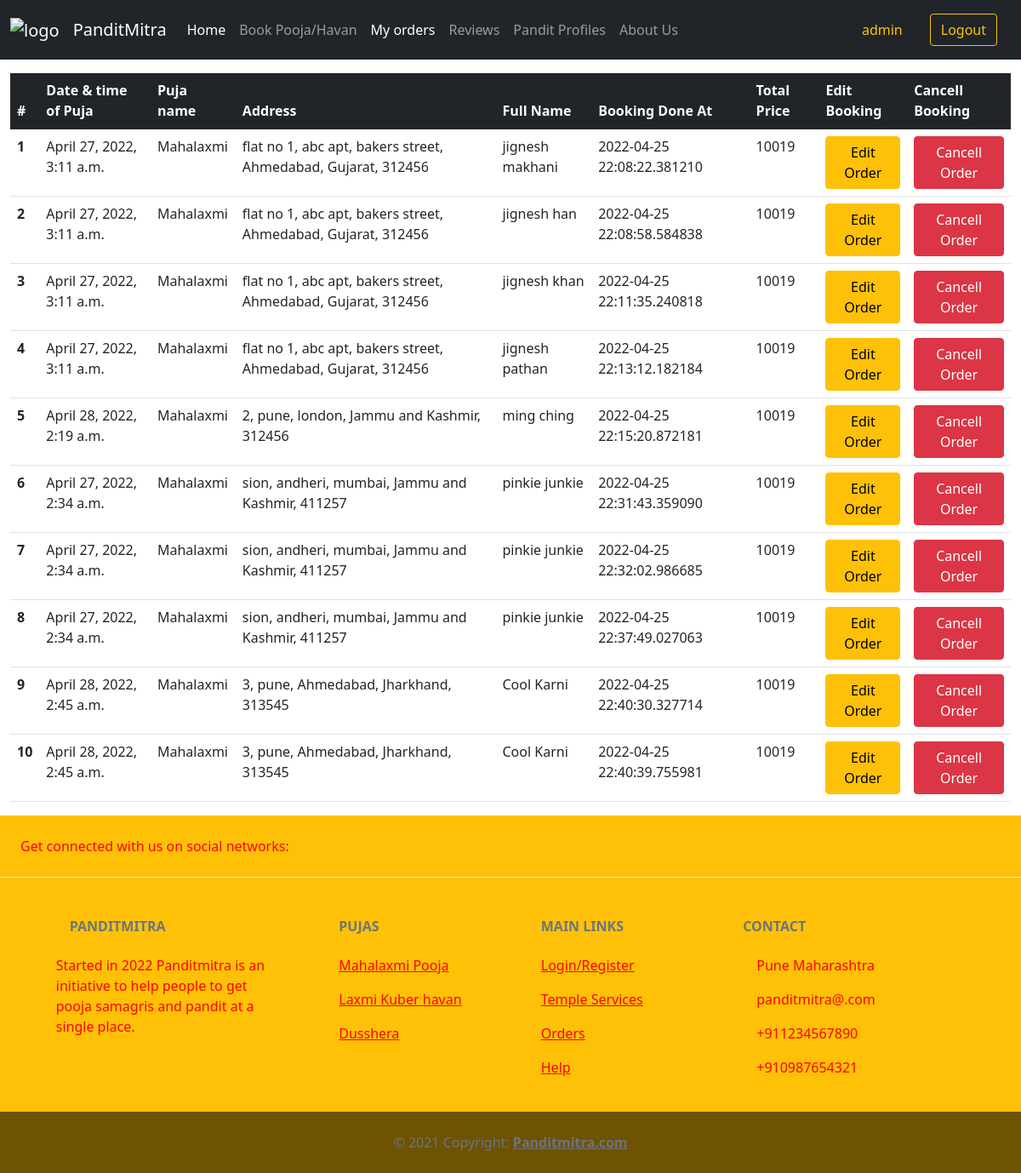
The app's page /myOrders/ (signed in), older data.
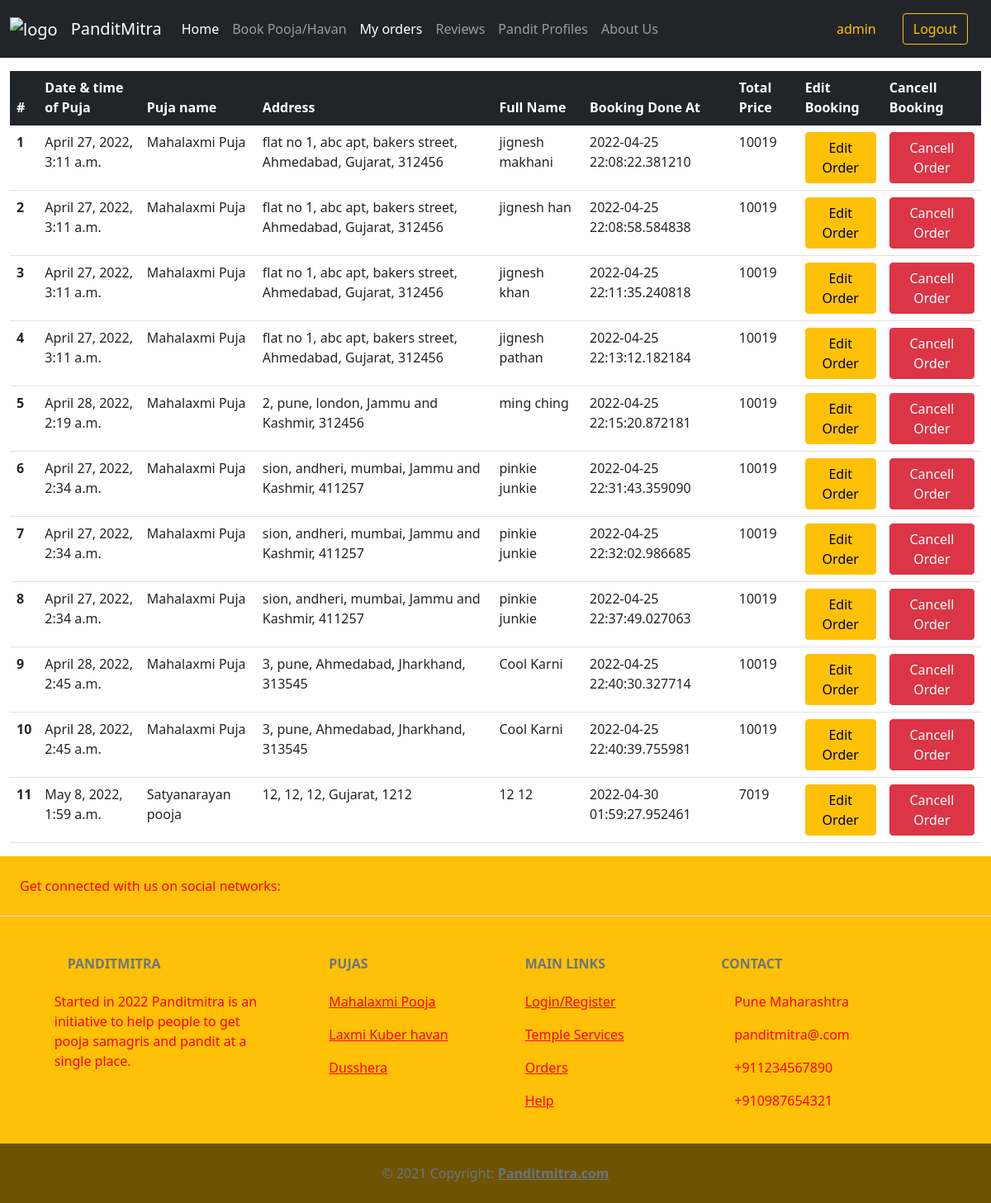
The same page, newer data.
### main/models.py (models this page shows, shortened)
class Order(models.Model):
    id = models.AutoField(primary_key=True)
    first_name = models.CharField(max_length=50)
    last_name = models.CharField(max_length=50)
    pujaName = models.ForeignKey(Puja, on_delete=models.CASCADE)
    mobile_no = models.CharField(max_length=15)
    email = models.CharField(max_length=50)
    address = models.TextField()
    dateOfPuja = models.DateTimeField()
    total_pay = models.CharField(max_length=50)
    bookingDoneAt = models.CharField(max_length=50)

class Puja(models.Model):
    id = models.AutoField(primary_key=True)
    nameOfPuja = models.CharField(max_length=50, unique=True)
    price = models.IntegerField(default=0, validators=[minMax2])
    panditName = models.CharField(max_length=50, blank=True)
    imageUrl = models.TextField(
        default="https://image.shutterstock.com/image-vector/vector-graphic-illustration-indian-pandit-260nw-1803127855.jpg", null=True, blank=True)
    introText = models.CharField(max_length=200, null=True, blank=True)
    discription = models.TextField(null=True, blank=True)
    def __str__(self):
        return self.nameOfPuja

### main/views.py (the view)
# urls.py: path("myOrders/", views.myOrders, name="myOrders"),
@login_required
def myOrders(request):
    orderList = Order.objects.filter(email=request.user.email)
    return render(request, "myOrders.html", {"orderList": orderList})

### main/templates/myOrders.html (shortened to what this page needs)
<!DOCTYPE html>
<html lang="en">
<head>
    <link href="https://cdn.jsdelivr.net/npm/bootstrap@5.1.3/dist/css/bootstrap.min.css" rel="stylesheet">
</head>
<body>
        <nav class="navbar navbar-expand-lg navbar-dark bg-dark">
            <div class="container-fluid">
              <a class="navbar-brand" href="{% url 'home' %}">
                <img src="https://cdni.iconscout.com/illustration/premium/thumb/pandit-ji-2704960-2252413.png" height="40" width="70" alt="logo">
              </a>
              <a class="navbar-brand" href="{% url 'home' %}">
                PanditMitra
              </a>
              <div class="collapse navbar-collapse" id="navbarSupportedContent">
                <ul class="navbar-nav me-auto mb-2 mb-lg-0">
                  <li class="nav-item">
                    <a class="nav-link active" aria-current="page" href="{% url 'home' %}">Home</a>
                  </li>
                  <li class="nav-item">
                    <a class="nav-link" href="{% url 'book' %}">Book Pooja/Havan</a>
                  </li>
                  <li class="nav-item">
                      <a class="nav-link active" href="{% url 'myOrders' %}">My orders</a>
                  </li>
                  <li class="nav-item">
                    <a class="nav-link" href="{% url 'reviews' %}">Reviews</a>
                  </li>
                  <li class="nav-item">
                    <a class="nav-link" href="{% url 'pandit' %}">Pandit Profiles</a>
                  </li>
                  <li class="nav-item">
                      <a class="nav-link" href="{% url 'aboutUs' %}">About Us</a>
                  </li>
                </ul>
                    <a class="nav-link d-flex">
                      <span class="text-warning" >{{user.username}}</span>
                    </a>
                    <a class="nav-link d-flex" href="{% url 'logout' %}">
                        <button class="btn btn-outline-warning" type="submit">Logout</button>
                    </a>
              </div>
            </div>
          </nav>
        <div class="container-fluid my-3">
            <form method="post" >{% csrf_token %}
                <table class="table table-hover">
                    <thead>
                        <tr class="table-dark ">
                            <th scope="col">#</th>
                            <th scope="col">Date & time of Puja</th>
                            <th scope="col">Puja name</th>
                            <th scope="col">Address</th>
                            <th scope="col">Full Name</th>
                            <th scope="col">Booking Done At</th>
                            <th scope="col">Total Price</th>
                            <th scope="col">Edit Booking</th>
                            <th scope="col">Cancell Booking</th>
                        </tr>
                    </thead>
                    <tbody>
                        {% if orderList %}
                            {% for orders in orderList %}
                            <tr>
                                <th scope="row">{{forloop.counter}}</th>
                                <td>{{orders.dateOfPuja}}</td>
                                <td>{{orders.pujaName}}</td>
                                <td>{{orders.address}}</td>
                                <td>{{orders.first_name}} {{orders.last_name}}</td>
                                <td><span name="myUniqueValue">{{orders.bookingDoneAt}}</span></td>
                                <td>{{orders.total_pay}}</td>
                                <td><a href="{% url 'updateOrders' orders.id %}" type="submit" name="myEditPuja" value="editPuja" class="btn btn-warning">Edit Order</a></td>
                                <td><a href="{% url 'deleteOrders' orders.id %}" name="myCancellPuja" value="cancellPuja" class="btn btn-danger">Cancell Order</a></td>
                            </tr>
                            {% endfor %}
                    </tbody>
                </table>
            </form>
            {% endif %}
        </div>
       <footer class="text-center text-lg-start bg-warning text-muted">
        <section
          class="d-flex justify-content-center justify-content-lg-between p-4 border-bottom"
        >
          <div class="me-5 d-none d-lg-block">
            <span style="color:red;">Get connected with us on social networks:</span>
          </div>
          <div>
          </div>
        </section>
        <section class="">
          <div class="container text-center text-md-start mt-5">
            <div class="row mt-3">
              <div class="col-md-3 col-lg-4 col-xl-3 mx-auto mb-4">
                <h6 class="text-uppercase fw-bold mb-4">
                  Panditmitra
                </h6>
                <p style="color:red;">
                  Started in 2022 Panditmitra is an initiative to help people to get pooja samagris and pandit at a single place.
                </p>
              </div>
              <div class="col-md-2 col-lg-2 col-xl-2 mx-auto mb-4">
                <h6 class="text-uppercase fw-bold mb-4">
                  Pujas
                </h6>
                <p style="color:red;">
                  <a href="#!" class="text-reset">Mahalaxmi Pooja</a>
                </p>
                <p style="color:red;">
                  <a href="#!" class="text-reset">Laxmi Kuber havan</a>
                </p>
                <p style="color:red;">
                  <a href="#!" class="text-reset">Dusshera</a>
                </p>
              </div>
              <div class="col-md-3 col-lg-2 col-xl-2 mx-auto mb-4">
                <h6 class="text-uppercase fw-bold mb-4">
                  Main links
                </h6>
                <p style="color:red;">
                  <a href="#!" class="text-reset">Login/Register</a>
                </p>
                <p style="color:red;">
                  <a href="#!" class="text-reset">Temple Services</a>
                </p>
                <p style="color:red;">
                  <a href="#!" class="text-reset">Orders</a>
                </p>
                <p style="color:red;">
                  <a href="#!" class="text-reset">Help</a>
                </p>
              </div>
              <div class="col-md-4 col-lg-3 col-xl-3 mx-auto mb-md-0 mb-4">
                <h6 class="text-uppercase fw-bold mb-4">
                  Contact
                </h6>
                <p style="color:red;"> Pune Maharashtra</p>
                <p style="color:red;">
                  panditmitra@.com
                </p>
                <p style="color:red;"> +911234567890</p>
                <p style="color:red;"> +910987654321</p>
              </div>
            </div>
          </div>
        </section>
        <div class="text-center p-4" style="background-color: rgba(0, 0, 0, 0.568);">
          © 2021 Copyright:
          <a class="text-reset fw-bold" href="https://panditmitra.com/">Panditmitra.com</a>
        </div>
      </footer>
</body>
</html>

Row changes from the older to the newer data that the page shows:
changed through a linked row, Order "makhani": pujaName "Mahalaxmi" → "Mahalaxmi Puja"
changed through a linked row, Order "han": pujaName "Mahalaxmi" → "Mahalaxmi Puja"
changed through a linked row, Order "khan": pujaName "Mahalaxmi" → "Mahalaxmi Puja"
changed through a linked row, Order "pathan": pujaName "Mahalaxmi" → "Mahalaxmi Puja"
changed through a linked row, Order "April 28, 2022, 2:19 a.m.": pujaName "Mahalaxmi" → "Mahalaxmi Puja"
changed through a linked row, Order (number 6 of 11 on the later page): pujaName "Mahalaxmi" → "Mahalaxmi Puja"
changed through a linked row, Order (number 7 of 11 on the later page): pujaName "Mahalaxmi" → "Mahalaxmi Puja"
changed through a linked row, Order (number 8 of 11 on the later page): pujaName "Mahalaxmi" → "Mahalaxmi Puja"
changed through a linked row, Order (number 9 of 11 on the later page): pujaName "Mahalaxmi" → "Mahalaxmi Puja"
changed through a linked row, Order (number 10 of 11 on the later page): pujaName "Mahalaxmi" → "Mahalaxmi Puja"
added Order: dateOfPuja "May 8, 2022, 1:59 a.m.", pujaName "Satyanarayan pooja", address "12, 12, 12, Gujarat, 1212", first_name "12", last_name "12", bookingDoneAt "2022-04-30 01:59:27.952461", total_pay "7019"
